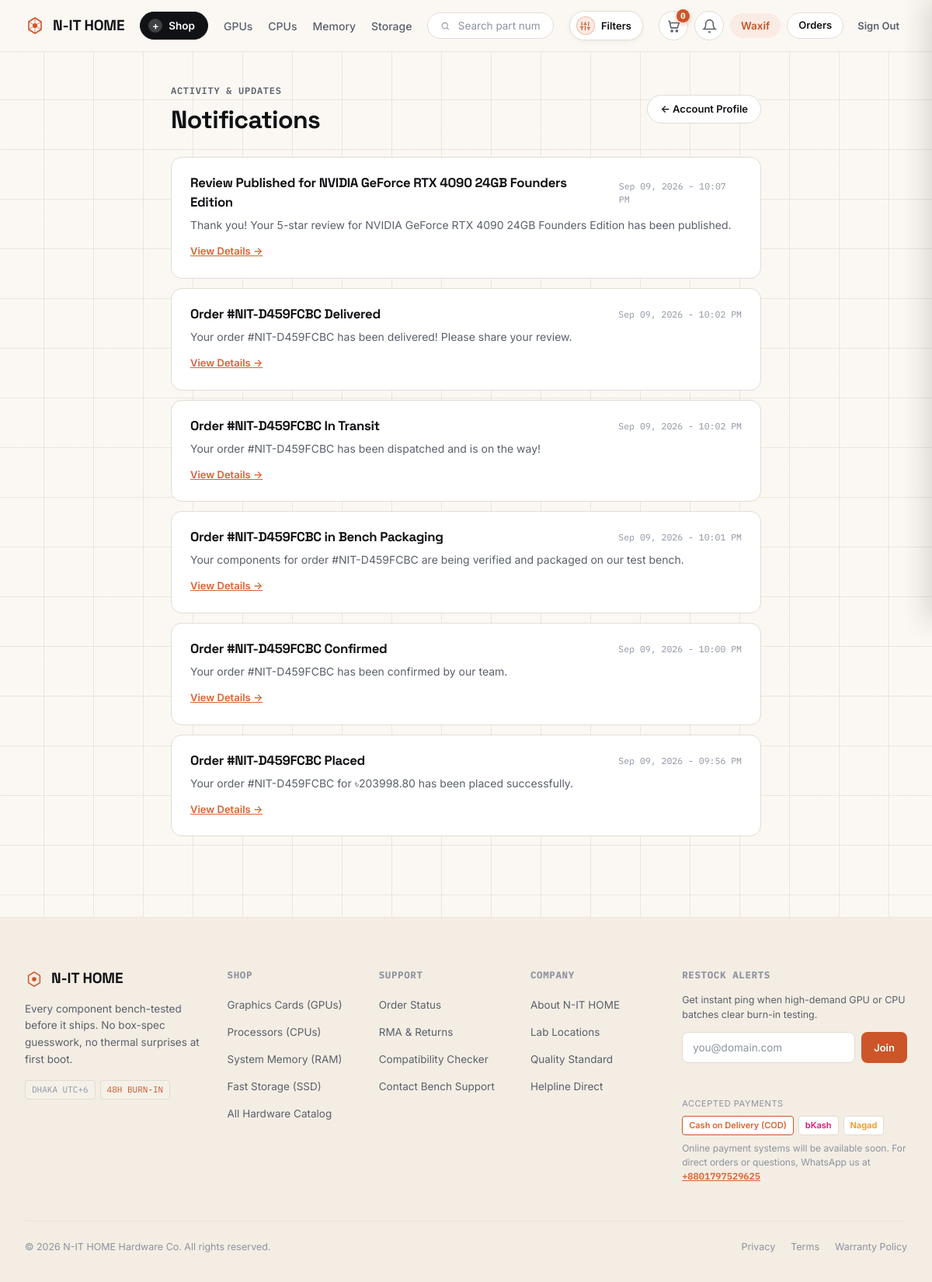
Screenshot of /accounts/notifications/ (signed in) with the database file from the repository.
### accounts/models.py (models this page shows, shortened)
class User(AbstractBaseUser, PermissionsMixin):
    email = models.EmailField(unique=True, db_index=True)
    first_name = models.CharField(max_length=50, blank=True)
    last_name = models.CharField(max_length=50, blank=True)
    is_active = models.BooleanField(default=True)
    is_staff = models.BooleanField(default=False)
    is_verified = models.BooleanField(default=False)
    is_phone_verified = models.BooleanField(default=False)
    created_at = models.DateTimeField(auto_now_add=True)
    objects = UserManager()
    USERNAME_FIELD = 'email'
    REQUIRED_FIELDS = []
    class Meta:
        verbose_name = 'User'
        verbose_name_plural = 'Users'
        ordering = ['-created_at']

class Notification(models.Model):
    user = models.ForeignKey(settings.AUTH_USER_MODEL, on_delete=models.CASCADE, related_name='notifications')
    title = models.CharField(max_length=200)
    message = models.TextField()
    link = models.CharField(max_length=255, blank=True)
    is_read = models.BooleanField(default=False)
    created_at = models.DateTimeField(auto_now_add=True)
    class Meta:
        ordering = ['-created_at']
        verbose_name = 'Notification'
        verbose_name_plural = 'Notifications'

### accounts/views.py (the view)
# urls.py: path('notifications/', NotificationListView.as_view(), name='notifications'),
class NotificationListView(LoginRequiredMixin, ListView):
    model = Notification
    template_name = 'accounts/notifications.html'
    context_object_name = 'notifications'
    paginate_by = 15
    def get_queryset(self):
        return Notification.objects.filter(user=self.request.user)
    def get_context_data(self, **kwargs) -> dict[str, Any]:
        context = super().get_context_data(**kwargs)
        context['title'] = 'Notifications'
        Notification.objects.filter(user=self.request.user, is_read=False).update(is_read=True)
        return context

### cart/context_processors.py (called while the page is built)
def cart(request: HttpRequest) -> dict[str, Any]:
    return {'cart': Cart(request)}

### core/context_processors.py (called while the page is built)
def site_context(request: HttpRequest) -> dict[str, Any]:
    categories = Category.objects.all().order_by('name')
    unread_count = 0
    recent_notifications = []
    if request.user.is_authenticated:
        unread_count = Notification.objects.filter(user=request.user, is_read=False).count()
        recent_notifications = Notification.objects.filter(user=request.user)[:5]
    return {
        'site_name': 'N-IT HOME',
        'site_tagline': 'Premium PC Hardware & Components',
        'currency_symbol': '৳',
        'currency_code': 'BDT',
        'nav_categories': categories,
        'unread_notifications_count': unread_count,
        'recent_notifications': recent_notifications,
    }

### templates/accounts/notifications.html (shortened to what this page needs)
{% extends 'base.html' %}
{% block content %}
<div class="wrap" style="padding-top: 36px; padding-bottom: 64px;">
    <div style="max-width: 760px; margin: 0 auto;">
        <div style="display: flex; justify-content: space-between; align-items: center; margin-bottom: 24px; flex-wrap: wrap; gap: 12px;">
            <div>
                <span class="eyebrow mono" style="margin-bottom: 4px;">Activity &amp; Updates</span>
                <h1 style="font-size: 2rem; font-weight: 700; color: var(--text); margin: 0;">
                    Notifications
                </h1>
            </div>
            <a href="{% url 'accounts:profile' %}" class="btn-outline btn-sm">
                &larr; Account Profile
            </a>
        </div>
        {% if notifications %}
            <div style="display: flex; flex-direction: column; gap: 12px;">
                {% for notification in notifications %}
                    <div style="background: var(--panel); border: 1px solid {% if not notification.is_read %}var(--copper){% else %}var(--line){% endif %}; border-radius: var(--radius); padding: 20px 24px; display: flex; justify-content: space-between; align-items: flex-start; gap: 16px;">
                        <div style="flex: 1;">
                            <div style="display: flex; align-items: center; gap: 10px; margin-bottom: 6px;">
                                <h3 style="font-size: 1.05rem; font-weight: 700; color: var(--text); margin: 0;">
                                    {{ notification.title }}
                                </h3>
                                <span class="mono" style="font-size: 11.5px; color: var(--text-faint); margin-left: auto;">
                                    {{ notification.created_at|date:"M d, Y - h:i A" }}
                                </span>
                            </div>
                            <p style="color: var(--text-dim); font-size: 14px; line-height: 1.5; margin: 0 0 10px 0;">
                                {{ notification.message }}
                            </p>
                            {% if notification.link %}
                                <a href="{{ notification.link }}" class="btn-ghost" style="padding: 4px 0; font-size: 13px; color: var(--copper-bright); text-decoration: underline;">
                                    View Details &rarr;
                                </a>
                            {% endif %}
                        </div>
                    </div>
                {% endfor %}
            </div>
        {% endif %}
    </div>
</div>
{% endblock %}

### templates/includes/navbar.html (shortened to what this page needs)
{% load static %}
<header class="nav" id="top">
  <div class="nav-inner">
    <a class="logo" href="{% url 'products:product_list' %}">
      N-IT HOME
    </a>
    <button class="menu-btn" id="menuBtn" type="button" aria-expanded="false" aria-controls="megaMenu">
      <span class="plus">+</span> Shop
    </button>
    <nav class="nav-links">
      <a href="{% url 'products:product_list' %}?category=gpu#catalog">GPUs</a>
      <a href="{% url 'products:product_list' %}?category=cpu#catalog">CPUs</a>
      <a href="{% url 'products:product_list' %}?category=ram#catalog">Memory</a>
      <a href="{% url 'products:product_list' %}?category=ssd#catalog">Storage</a>
    </nav>
    <form action="{% url 'products:product_list' %}#catalog" method="get" class="nav-search" role="search">
      <button type="submit" class="nav-search-btn" aria-label="Search">
        <svg width="15" height="15" viewBox="0 0 24 24" fill="none" stroke="currentColor" stroke-width="2" aria-hidden="true">
          <circle cx="11" cy="11" r="7"/>
          <path d="M21 21L16.5 16.5"/>
        </svg>
      </button>
      <input type="text" name="q" value="{{ search_query|default:'' }}" placeholder="Search part number, model, or spec…" autocomplete="off">
    </form>
    <button type="button" class="nav-filter-btn" id="navFilterBtn" aria-label="Hardware Filter Matrix" title="Filter Hardware Matrix" aria-expanded="false">
      <span class="nav-filter-icon-badge">
      </span>
      <span class="nav-filter-label">Filters</span>
    </button>
    <div class="nav-actions">
      <a href="{% url 'cart:cart_detail' %}" class="icon-btn" id="cartBtn" aria-label="Shopping Cart">
        <svg width="19" height="19" viewBox="0 0 24 24" fill="none" stroke="currentColor" stroke-width="2">
          <path d="M3 4H5L7.5 15H18L20.5 7H6.5"/>
          <circle cx="9" cy="20" r="1.4"/>
          <circle cx="17" cy="20" r="1.4"/>
        </svg>
        <span class="cart-badge" id="cartBadge">{{ cart.total_items|default:'0' }}</span>
      </a>
      {% if user.is_authenticated %}
        <a href="{% url 'accounts:notifications' %}" class="icon-btn" aria-label="Notifications" title="Notifications">
          <svg width="19" height="19" viewBox="0 0 24 24" fill="none" stroke="currentColor" stroke-width="2">
            <path d="M18 8A6 6 0 0 0 6 8c0 7-3 9-3 9h18s-3-2-3-9"/>
            <path d="M13.73 21a2 2 0 0 1-3.46 0"/>
          </svg>
        </a>
      {% endif %}
      <div class="nav-auth-desktop">
        {% if user.is_authenticated %}
          <a href="{% url 'accounts:profile' %}" class="btn-ghost" style="padding: 6px 14px; font-size: 13.5px; background: var(--copper-dim); color: var(--copper); font-weight: 600; border-radius: var(--radius-full);">
            {{ user.first_name|default:user.email|truncatechars:14 }}
          </a>
          <a href="{% url 'orders:order_history' %}" class="btn-outline" style="padding: 6px 14px; font-size: 13px; border-radius: var(--radius-full);">
            Orders
          </a>
          <form method="post" action="{% url 'accounts:logout' %}" style="display: inline; margin: 0;">
            <button type="submit" class="btn-ghost" style="background: none; border: none; font-size: 13px; padding: 6px 10px;" title="Sign out">
              Sign Out
            </button>
          </form>
        {% else %}
          <a class="btn-ghost" href="{% url 'accounts:login' %}">Log In</a>
          <a class="btn-solid" href="{% url 'accounts:signup' %}" style="padding:8px 18px; font-size: 13.5px;">Sign Up</a>
        {% endif %}
      </div>
    </div>
  </div>
</header>

### static/css/responsive.css (style rules this page uses)
html, body { overflow-x: hidden; max-width: 100vw; -webkit-text-size-adjust: 100%; }
.nav-auth-desktop { display: inline-flex; align-items: center; gap: 8px; }

### rows the page displays
User: first_name "Waxif"
Notification: title "Review Published for NVIDIA GeForce RTX 4090 24GB Founders Edition", created_at "Sep 09, 2026 - 10:07 PM", message "Thank you! Your 5-star review for NVIDIA GeForce RTX 4090 24GB Founders Edition has been published."
Notification: title "Order #NIT-D459FCBC Delivered", created_at "Sep 09, 2026 - 10:02 PM", message "Your order #NIT-D459FCBC has been delivered! Please share your review."
Notification: title "Order #NIT-D459FCBC In Transit", created_at "Sep 09, 2026 - 10:02 PM", message "Your order #NIT-D459FCBC has been dispatched and is on the way!"
Notification: title "Order #NIT-D459FCBC in Bench Packaging", created_at "Sep 09, 2026 - 10:01 PM", message "Your components for order #NIT-D459FCBC are being verified and packaged on our test bench."
Notification: title "Order #NIT-D459FCBC Confirmed", created_at "Sep 09, 2026 - 10:00 PM", message "Your order #NIT-D459FCBC has been confirmed by our team."
Notification: title "Order #NIT-D459FCBC Placed", created_at "Sep 09, 2026 - 09:56 PM", message "Your order #NIT-D459FCBC for ৳203998.80 has been placed successfully."

### other values shown
{{ cart.total_items|default:'0' }} "0"
